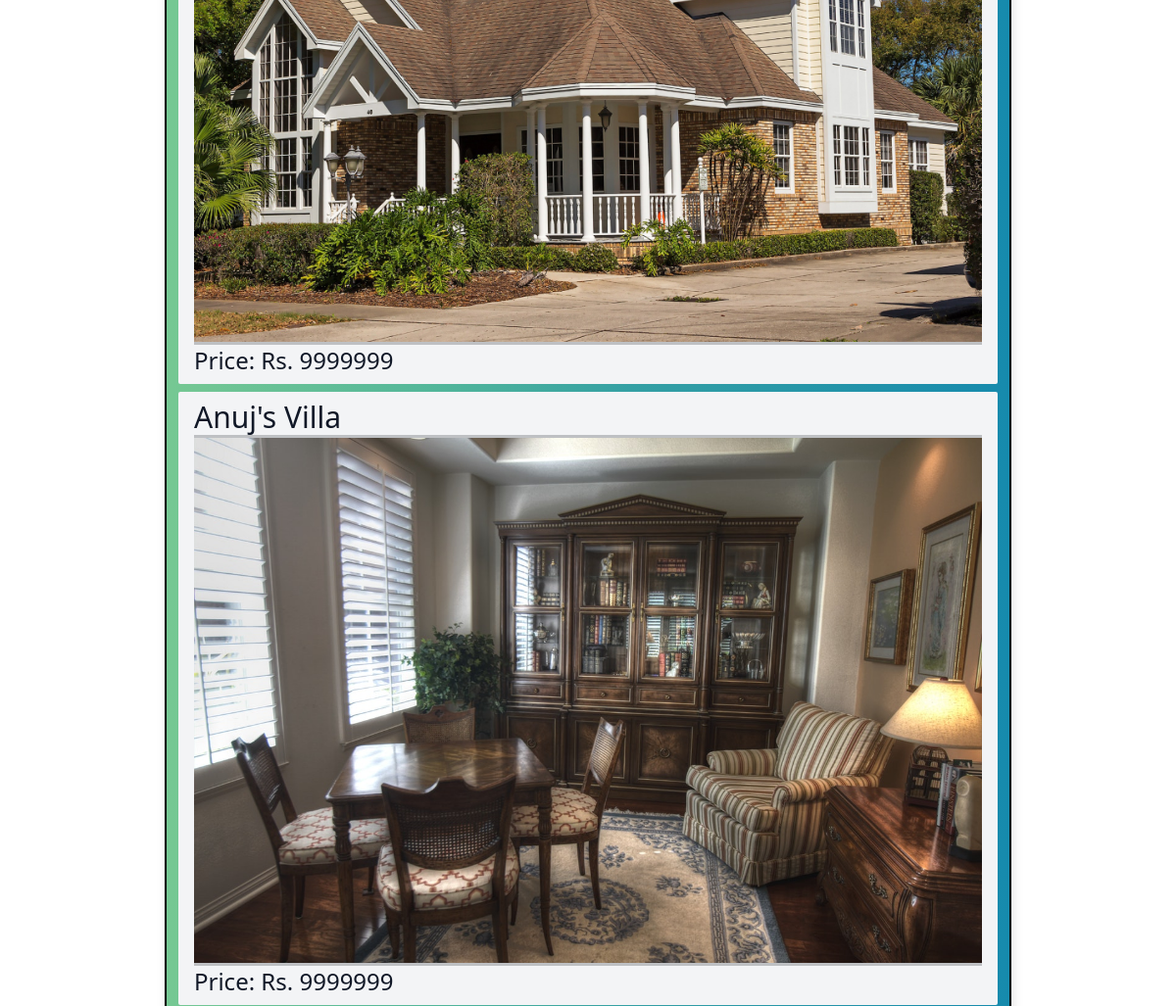
/listing_search (middle part), run on an earlier commit of the app's database.
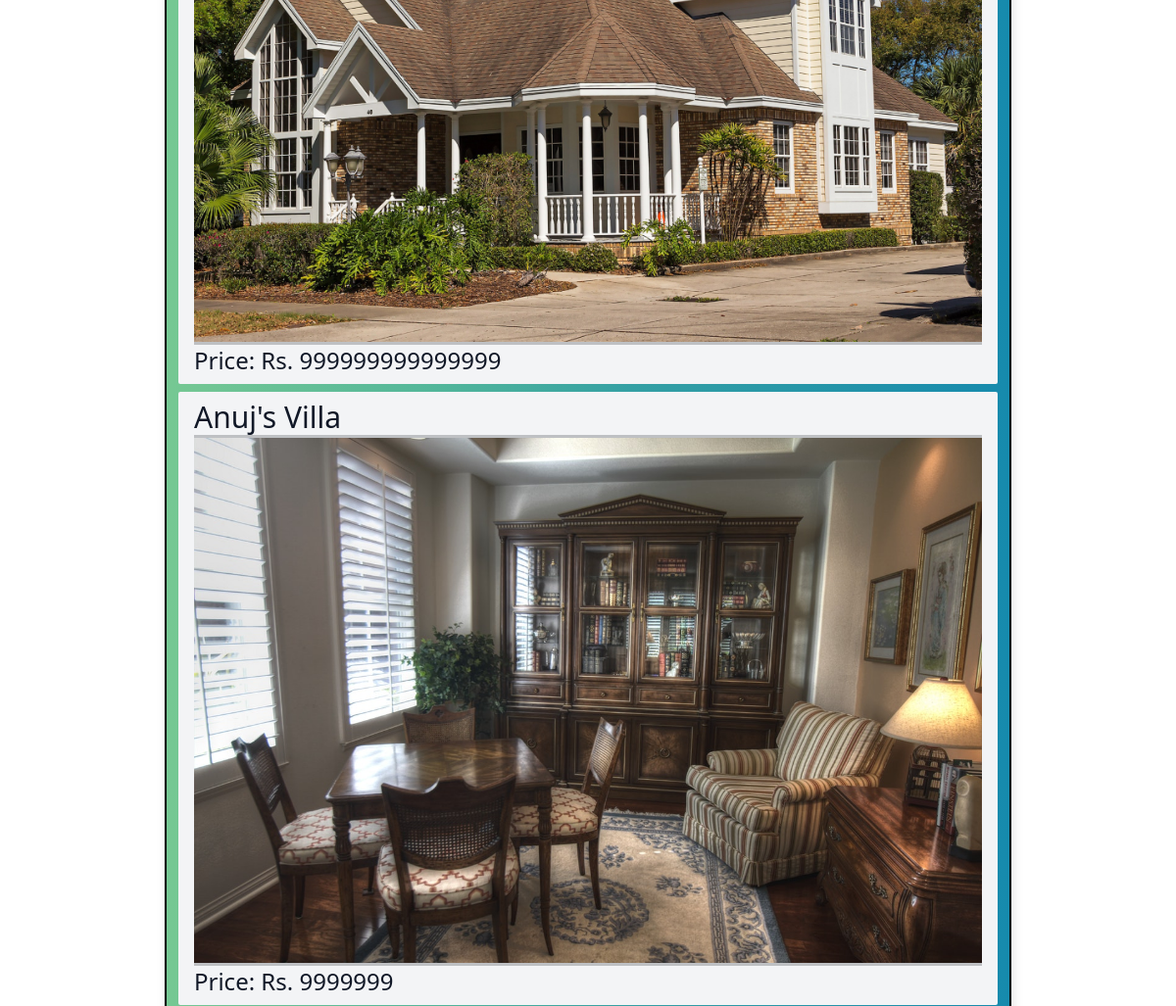
And on a later commit of the database.
### listings/models.py (models this page shows, shortened)
class Listing(models.Model):
    Title = models.CharField(max_length=30, default='House on Sale')
    Location = models.CharField(max_length=30, default='Kalanki')
    City = models.CharField(max_length=30, default='Kathmandu')
    Price = models.IntegerField(default=9999999)
    Bedroom = models.IntegerField(default=1)
    Bathroom = models.IntegerField(default=1)
    Floors = models.IntegerField(default=1)
    Parking = models.IntegerField(default=1)
    Face = models.CharField(max_length=30, default="East")
    Area = models.IntegerField(default=100)
    Road_Width = models.IntegerField(default=0)
    Road_Type = models.CharField(max_length=30, default="Concrete")
    Build_Area = models.IntegerField(default=100)
    Amenities = models.CharField(max_length=30, default="Bathroom")
    Contact_number = models.IntegerField(default=9845654321)
    Contact_mail = models.EmailField(max_length=30, default='admin@gmail.com')
    Image = models.ImageField(max_length = 254)
    user = models.ForeignKey(User, on_delete=models.SET_NULL,null=True)
    is_sold = models.BooleanField(default=False)
    Description = models.CharField(max_length=1000, default="Please describe your estate here. You may also justify the price of your estate here.")
    likes = models.ManyToManyField(User, related_name='estate')

### listings/views.py (the view)
# urls.py: path('listing_search', listing_search, name='listing_search'),
def listing_search(request):
    queryset_list=Listing.objects.all()
    if 'Title' in request.GET:
        Title = request.GET['Title']
        if Title:
            queryset_list = queryset_list.filter(Title__icontains = Title)
    else:
        Title = ''
    if 'City' in request.GET:
        city = request.GET['City']
        print(city)
        if city:
            queryset_list=queryset_list.filter(City__iexact = city)
    else:
        city = ''
    if 'Face' in request.GET:
        Face = request.GET['Face']
        if Face:
            queryset_list=queryset_list.filter(Face__iexact = Face)
    else:
        Face = ''
    if 'Bedroom' in request.GET:
        Bedroom = request.GET['Bedroom']
        if Bedroom:
            queryset_list=queryset_list.filter(Bedroom__gte=Bedroom)
    else:
        Bedroom = ''
    if 'Bathroom' in request.GET:
        Bathroom = request.GET['Bathroom']
        if Bathroom:
            queryset_list=queryset_list.filter(Bathroom__gte=Bathroom)
    else:
        Bathroom = ''
    if 'Floors' in request.GET:
        Floors = request.GET['Floors']
        if Floors:
            queryset_list=queryset_list.filter(Floors__gte=Floors)
    else:
        Floors = ''
    if 'Area' in request.GET:
        Area = request.GET['Area']
        if Area:
            queryset_list=queryset_list.filter(Area__lte=Area)
    else:
        Area = ''
    if 'Min_Price' in request.GET:
        Min_Price = request.GET['Min_Price']
        if Min_Price:
            queryset_list=queryset_list.filter(Price__gte=Min_Price)
    else:
        Min_Price = ''
    if 'Max_Price' in request.GET:
        Max_Price = request.GET['Max_Price']
        if Max_Price:
            queryset_list=queryset_list.filter(Price__lte=Max_Price)
    else:
        Max_Price = ''
    context={
        'listings':queryset_list, 'Min_Price':Min_Price,'Max_Price':Max_Price, 'Area':Area, 'Floors':Floors, 'Bathroom':Bathroom, 'Bedroom':Bedroom,
        'Face':Face, 'City': city, 'Title': Title
    }
    return render(request, "listing_search.html", context)

### templates/listing_search.html (shortened to what this page needs)
{% extends "base.html" %}
{% block content %}
<br><h1><strong>Results:</strong></h1>
<div class = "container">
    {% if listings %}
    {% for listing in listings %}
    <div class="mt-2 px-3 py-2 bg-gray-100 rounded-sm">
        <h3 class="text-3xl text-gray-900">{{ listing.Title }}</h3><hr><hr><hr>
        {% if listing.Image %}
        <img src="{{ listing.Image.url }}" alt="">
        {% endif %}
        <hr><hr><hr><h2 class="text-2xl text-gray-900">Price: Rs. {{listing.Price}}</h2>
    </div>
    {% endfor %}
    {% else %}
    <div class="col-md-12">
    <p>No Listings Available</p>
    </div>
    {% endif %}
</div>
{% endblock content %}

What changed in the data, as far as the page shows it:
changed Listing (number 1 of 2 on the later page): Price "9999999" → "999999999999999"
